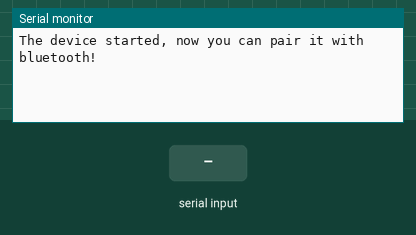
The sketch below on a simulated ESP32. On the bench: the last lines printed to the serial monitor. Inputs (shaded band) come from the test bench. Nothing arrives over Bluetooth unless stated.

Above: at 1.2 s.
1.3 s: "1" received over the second serial link
At 2.1 s:
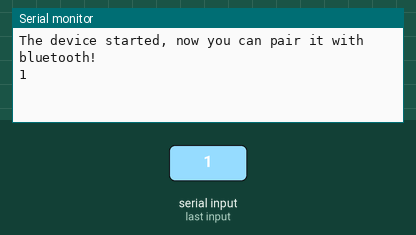
2.8 s: "0" received over the second serial link
At 4.3 s:
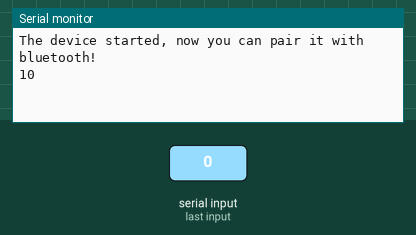

The sketch:

SerialToSerialBT.ino
```cpp
#include "BluetoothSerial.h"

#if !defined(CONFIG_BT_ENABLED) || !defined(CONFIG_BLUEDROID_ENABLED)
#error Bluetooth is not enabled! Please run `make menuconfig` to and enable it
#endif

#if !defined(CONFIG_BT_SPP_ENABLED)
#error Serial Bluetooth not available or not enabled. It is only available for the ESP32 chip.
#endif

BluetoothSerial SerialBT;

void setup() {
  Serial.begin(115200);
  SerialBT.begin("Azhar"); //Bluetooth device name
  Serial.println("The device started, now you can pair it with bluetooth!");
}

void loop() {
  if (Serial.available()) {
    SerialBT.write(Serial.read());
  }
  if (SerialBT.available()) {
    Serial.write(SerialBT.read());
  }
  delay(20);
}
```

Measured:
- after the input at 1.3 s, the serial monitor: prints a new line at once (image 1)
- after the input at 2.8 s, the serial monitor: prints a new line at once (image 2)
